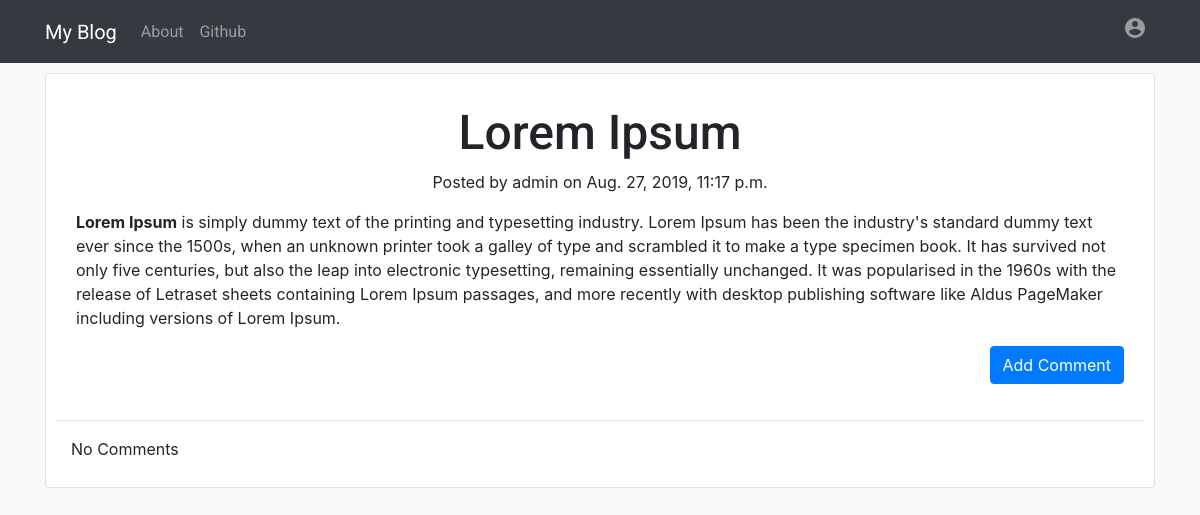
/post/3/, run on an earlier commit of the app's database.
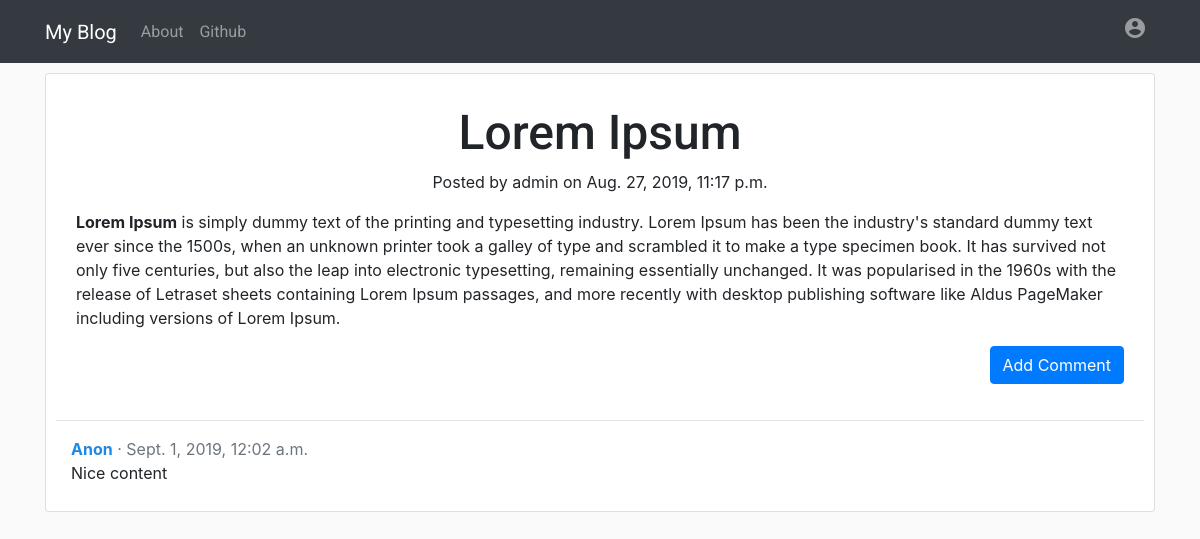
And on a later commit of the database.
### blog/models.py (models this page shows, shortened)
class Comment(models.Model):
    post = models.ForeignKey('blog.Post', related_name = 'comments', on_delete = models.CASCADE)
    author = models.CharField(max_length = 200)
    text = models.TextField()
    create_date = models.DateTimeField(default = timezone.now)
    approved_comment = models.BooleanField(default = False)

### blog/views.py (the view)
# urls.py: path('post/<int:pk>/', views.PostDetailView.as_view(), name = 'post_detail'),
class PostDetailView(DetailView):
    model = Post

### blog/templates/blog/post_detail.html (shortened to what this page needs)
{% extends 'blog/base.html' %}
{% block content %}
<div class="card card-post-detail">
    <div class="card-body">
        <h1 class="posttitle loader">{{ post.title }}</h1>
        <div class="date postdate">
            {% if post.published_date %}
                Posted by {{ post.author }} on {{ post.published_date }}
            {% else %}
                <a class="btn btn-warning" href="{% url 'post_publish' pk=post.pk %}">Publish</a>
            {% endif %}
        </div>
        <p class="card-text postcontent">{{ post.text|safe|linebreaksbr }}</p>
        <div class="text-right">
            <a class="btn btn-primary btn-comment" href="{% url 'add_comment_to_post' pk=post.pk %}">Add Comment</a>
        </div>
    </div>
    <hr>
    <div class="container">
        {% for comment in post.comments.all %}
            {% if user.is_authenticated or comment.approved_comment %}
                <div class="comment-detail">
                    <span class="commented-by font-weight-bold">{{ comment.author }}</span><span class="text-muted"> · {{ comment.create_date }}</span>
                    <p>{{ comment.text|safe }}</p>
                </div>
            {% endif %}
            {% empty %}
            <p>No Comments</p>
        {% endfor %}
    </div>
    {% endblock %}

What changed in the data, as far as the page shows it:
added Comment: author "Anon", create_date "Sept. 1, 2019, 12:02 a.m.", text "Nice content"
Also different on the page:
text no longer shown: "No Comments"
